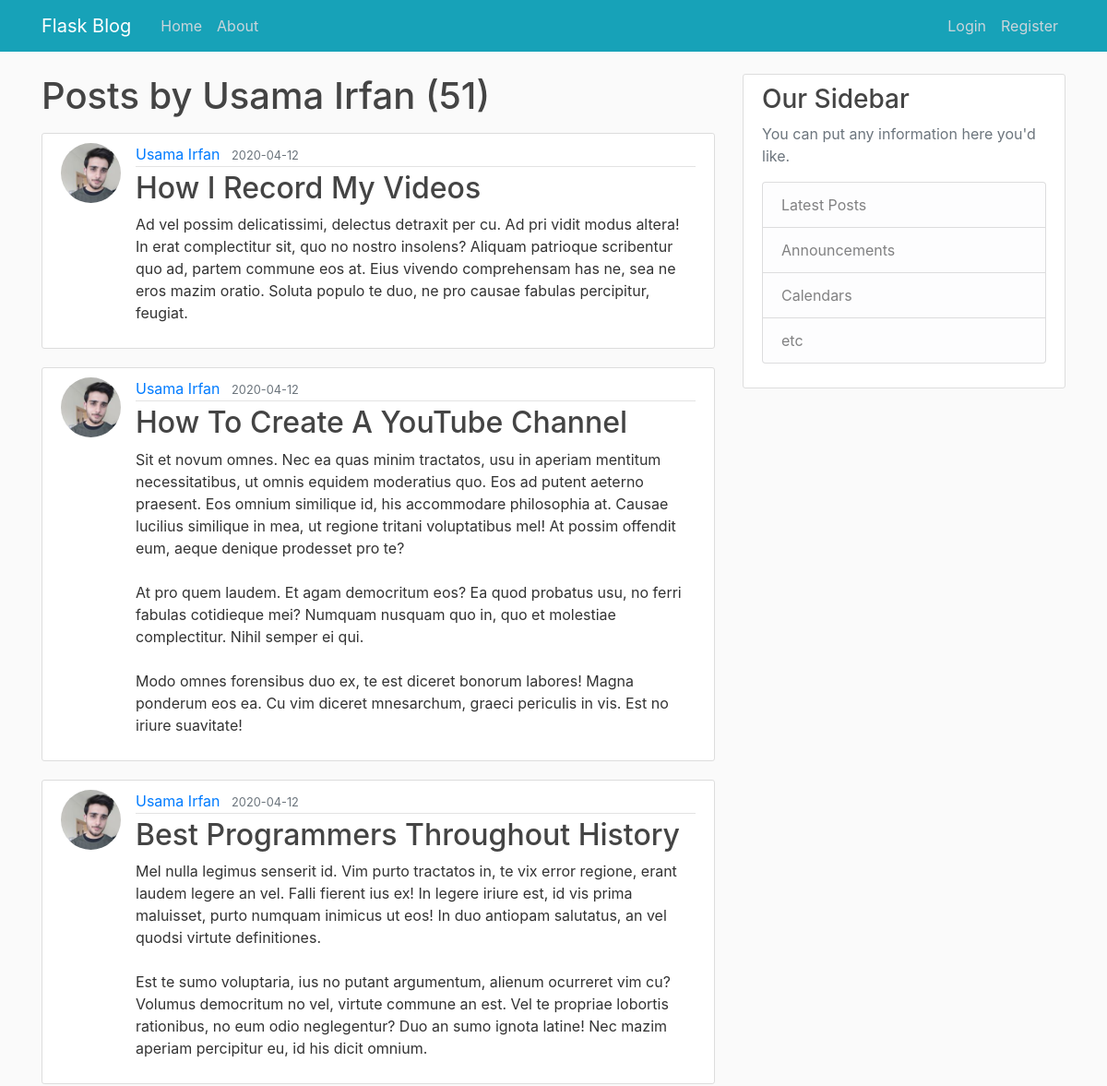
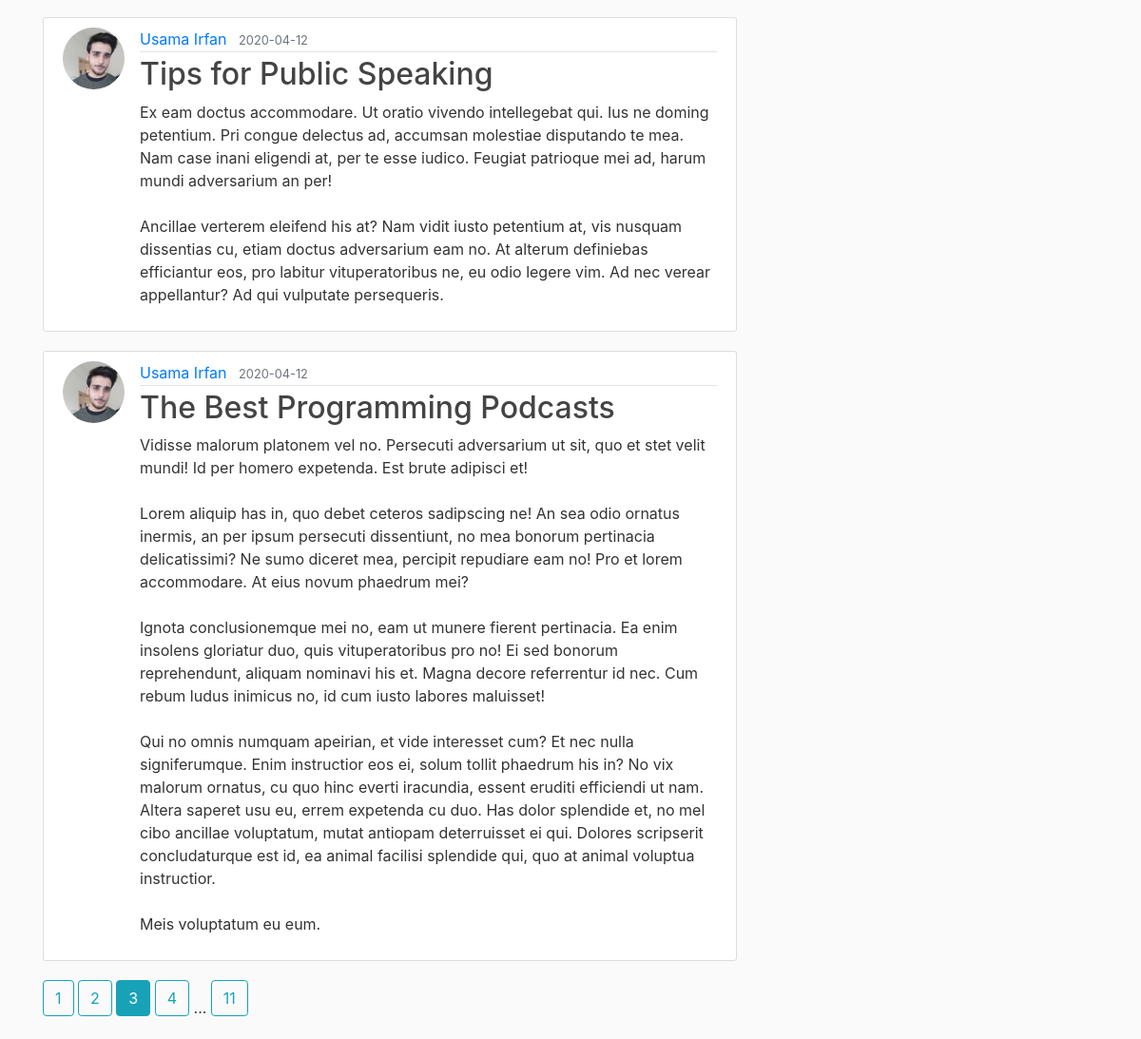
The page /user/Usama Irfan?page=3 on the database its author committed (2 pictures, top to bottom).
### flaskblog/models.py (models this page shows, shortened)
class User(db.Model, UserMixin):
    id = db.Column(db.Integer, primary_key=True)
    username = db.Column(db.String(20), unique=True, nullable=False)
    email = db.Column(db.String(120), unique=True, nullable=False)
    image_file = db.Column(db.String(20), nullable=False, default='default.jpg')
    password = db.Column(db.String(60), nullable=False)
    posts = db.relationship('Post', backref='author', lazy=True)

class Post(db.Model):
    id = db.Column(db.Integer, primary_key=True)
    title = db.Column(db.String(100), nullable=False)
    date_posted = db.Column(db.DateTime, nullable=False, default=datetime.utcnow)
    content = db.Column(db.Text, nullable=False)
    user_id = db.Column(db.Integer, db.ForeignKey('user.id'), nullable=False)

### flaskblog/users/routes.py (the view)
@users.route("/user/<string:username>")
def user_posts(username):
    page = request.args.get('page', 1, type=int)
    user = User.query.filter_by(username=username).first_or_404()
    posts = Post.query.filter_by(author=user)\
        .order_by(Post.date_posted.desc())\
        .paginate(page=page, per_page=5)
    return render_template('user_posts.html', posts=posts, user=user)

### flaskblog/templates/user_posts.html
{% extends "layout.html" %}
{% block content%}
    <h1 class="mb-3">Posts by {{ user.username }} ({{ posts.total }})</h1>
    {% for post in posts.items %}
    <article class="media content-section">
      <img class="rounded-circle article-img" src="{{ url_for('static', filename='profile_pics/' + post.author.image_file) }}">
        <div class="media-body">
          <div class="article-metadata">
            <a class="mr-2" href="{{ url_for('posts.user_posts', username=post.author.username) }}">{{ post.author.username }}</a>
            <small class="text-muted">{{ post.date_posted.strftime('%Y-%m-%d') }}</small>
          </div>
          <h2><a class="article-title" href="{{ url_for('posts.post', post_id=post.id)}}">{{ post.title }}</a></h2>
          <p class="article-content">{{ post.content }}</p>
        </div>
      </article>
    {% endfor %}
    {% for page_num in posts.iter_pages(left_edge=1, right_edge=1, left_current=1, right_current=2) %}
      {% if page_num %}
        {% if posts.page == page_num %}
          <a class="btn btn-info mb-4" href="{{ url_for('users.user_posts', username=user.username, page=page_num) }}">{{ page_num }}</a>
        {% else %}
          <a class="btn btn-outline-info mb-4" href="{{ url_for('users.user_posts', username=user.username, page=page_num) }}">{{ page_num }}</a>
        {% endif %}
      {% else %}
        ...
      {% endif %}
    {% endfor %}
{% endblock content %}

### flaskblog/static/main.css (style rules this page uses)
body { background: #fafafa; color: #333333; margin-top: 5rem; }
h1, h2, h3, h4, h5, h6 { color: #444444; }
.content-section { background: #ffffff; padding: 10px 20px; border: 1px solid #dddddd; border-radius: 3px; margin-bottom: 20px; }
.article-title { color: #444444; }
.article-content { white-space: pre-line; }
.article-img { height: 65px; width: 65px; margin-right: 16px; }
.article-metadata { padding-bottom: 1px; margin-bottom: 4px; border-bottom: 1px solid #e3e3e3 }

### rows shown on the page
User: username "Usama Irfan"
Post: image_file (picture), author.username "Usama Irfan", date_posted "2020-04-12", title "How I Record My Videos", content "Ad vel possim delicatissimi, delectus detraxit per cu. Ad pri vidit modus altera! In erat complectitur sit, quo no nostro insolens? Aliquam patrioque scribentur quo ad, partem commune eos at. Eius vivendo comprehensam has ne, sea ne eros mazim oratio. Soluta populo te duo, ne pro causae fabulas percipitur, feugiat."
Post: image_file (picture), author.username "Usama Irfan", date_posted "2020-04-12", title "How To Create A YouTube Channel", content "Sit et novum omnes. Nec ea quas minim tractatos, usu in aperiam mentitum necessitatibus, ut omnis equidem moderatius quo. Eos ad putent aeterno praesent. Eos omnium similique id, his accommodare philosophia at. Causae lucilius similique in mea, ut regione tritani voluptatibus mel! At possim offendit eum, aeque denique prodesset pro te? At pro quem laudem. Et agam democritum eos? Ea quod probatus usu, no ferri fabulas cotidieque mei? Numquam nusquam quo in, quo et molestiae complectitur. Nihil semper ei qui. Modo omnes forensibus duo ex, te est diceret bonorum labores! Magna ponderum eos ea. Cu vim diceret mnesarchum, graeci periculis in vis. Est no iriure suavitate!"
Post: image_file (picture), author.username "Usama Irfan", date_posted "2020-04-12", title "Best Programmers Throughout History", content "Mel nulla legimus senserit id. Vim purto tractatos in, te vix error regione, erant laudem legere an vel. Falli fierent ius ex! In legere iriure est, id vis prima maluisset, purto numquam inimicus ut eos! In duo antiopam salutatus, an vel quodsi virtute definitiones. Est te sumo voluptaria, ius no putant argumentum, alienum ocurreret vim cu? Volumus democritum no vel, virtute commune an est. Vel te propriae lobortis rationibus, no eum odio neglegentur? Duo an sumo ignota latine! Nec mazim aperiam percipitur eu, id his dicit omnium."
Post: image_file (picture), author.username "Usama Irfan", date_posted "2020-04-12", title "Tips for Public Speaking", content "Ex eam doctus accommodare. Ut oratio vivendo intellegebat qui. Ius ne doming petentium. Pri congue delectus ad, accumsan molestiae disputando te mea. Nam case inani eligendi at, per te esse iudico. Feugiat patrioque mei ad, harum mundi adversarium an per! Ancillae verterem eleifend his at? Nam vidit iusto petentium at, vis nusquam dissentias cu, etiam doctus adversarium eam no. At alterum definiebas efficiantur eos, pro labitur vituperatoribus ne, eu odio legere vim. Ad nec verear appellantur? Ad qui vulputate persequeris."
Post: image_file (picture), author.username "Usama Irfan", date_posted "2020-04-12", title "The Best Programming Podcasts", content "Vidisse malorum platonem vel no. Persecuti adversarium ut sit, quo et stet velit mundi! Id per homero expetenda. Est brute adipisci et! Lorem aliquip has in, quo debet ceteros sadipscing ne! An sea odio ornatus inermis, an per ipsum persecuti dissentiunt, no mea bonorum pertinacia delicatissimi? Ne sumo diceret mea, percipit repudiare eam no! Pro et lorem accommodare. At eius novum phaedrum mei? Ignota conclusionemque mei no, eam ut munere fierent pertinacia. Ea enim insolens gloriatur duo, quis vituperatoribus pro no! Ei sed bonorum reprehendunt, aliquam nominavi his et. Magna decore referrentur id nec. Cum rebum ludus inimicus no, id cum iusto labores maluisset! Qui no omnis numquam…"

### other values the page prints
{{ posts.total }} "51"
{{ page_num }} "1" "2" "4" "11"
{{ page_num }} "3"
